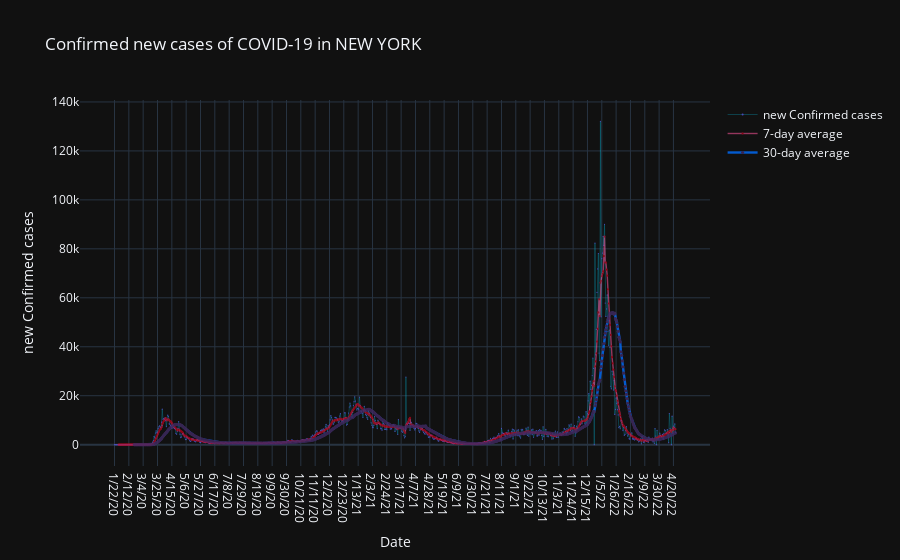

Notebook cell for this chart:
### Markdown cell above
We can notice that there are 3 main waves of Covid in U.S.
Despite Omicron has higher infectiousness than Delta, it has lower fatality rate.

### Code cell
data_copy2 = ts_confirmed_US_incre

specify = 'New York'
idx = data_copy2.index
ser = data_copy2[specify]
layout_title = specify.upper()
kind = 'Confirmed'
method = 'new'
ma = [7,30]

trace = go.Scatter(
    x = idx,
    y = ser,
    mode = 'lines+markers',
    name = f'{method} {kind} cases',
    opacity = .8,
    line=dict(color="#08a8c4",width = .4),
    marker = dict(color = '#5857e1',size = 1.2)
)
trace1 = go.Scatter(
    x = idx,
    y = ser.rolling(ma[0]).mean(),
    mode = 'lines+markers',
    name = f'{ma[0]}-day average',
    opacity = .6,
    line=dict(color="#ee5090",width = 1.4),
    marker = dict(color = '#dd001b',size = 2.2)
)
trace2 = go.Scatter(
    x = idx,
    y = ser.rolling(ma[1]).mean(),
    mode = 'lines+markers',
    name = f'{ma[1]}-day average',
    opacity = .8,
    line=dict(color="#006eff",width = 2.4),
    marker = dict(color = '#412b63',size = 3.2)
)


plotdata = [trace,trace1,trace2]

'''plot'''

x_axis_config = {'title': 'Date'}
y_axis_config = {'title': f'{method} {kind} cases'}


my_layout = go.Layout(title=f"{kind} {method} cases of COVID-19 in {layout_title}",
                      xaxis=x_axis_config, yaxis=y_axis_config)

fig = go.Figure(data=plotdata, layout=my_layout)
fig.show()

### Figure 1 — Plotly figure (JSON) as saved in the notebook; plotly's stock layout.template omitted (floating-point values rounded to 4 significant figures; data arrays with more than 128 entries replaced by an {"elided": "..."} marker saying what was removed)
{"data": [{"line": {"color": "#08a8c4", "width": 0.4}, "marker": {"color": "#5857e1", "size": 1.2}, "mode": "lines+markers", "name": "new Confirmed cases", "opacity": 0.8, "x": {"elided": "823 str values"}, "y": {"elided": "823 float values"}, "type": "scatter"}, {"line": {"color": "#ee5090", "width": 1.4}, "marker": {"color": "#dd001b", "size": 2.2}, "mode": "lines+markers", "name": "7-day average", "opacity": 0.6, "x": {"elided": "823 str values"}, "y": {"elided": "823 float values"}, "type": "scatter"}, {"line": {"color": "#006eff", "width": 2.4}, "marker": {"color": "#412b63", "size": 3.2}, "mode": "lines+markers", "name": "30-day average", "opacity": 0.8, "x": {"elided": "823 str values"}, "y": {"elided": "823 float values"}, "type": "scatter"}], "layout": {"title": {"text": "Confirmed new cases of COVID-19 in NEW YORK"}, "xaxis": {"title": {"text": "Date"}, "tickformat": "%b %Y"}, "yaxis": {"title": {"text": "new Confirmed cases"}}}}
